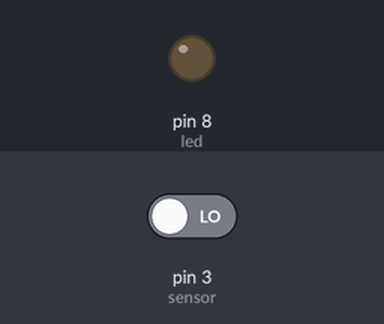
Recording of a sketch running on a simulated Arduino Uno, built with avr-gcc and run on an emulated ATmega328P. Parts: output pins drawn as LEDs (lit = HIGH). Inputs (shaded band) come from the test bench; at power-on: pin 3 (sensor) LOW. What the sketch prints to the serial monitor is not drawn.

Above: at 1.2 s.
1.3 s: pin 3 (sensor) driven HIGH
At 1.6 s:
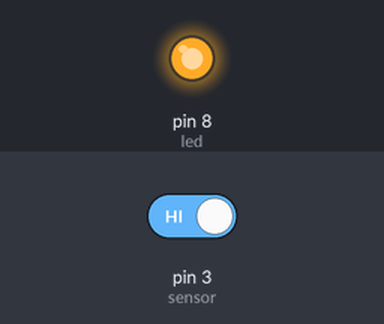
2.8 s: pin 3 (sensor) driven LOW
At 4.0 s:
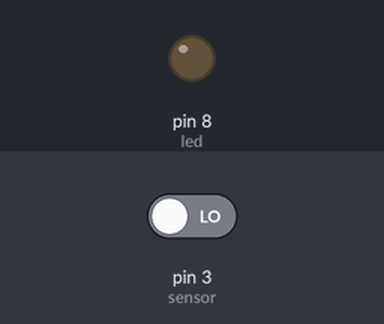
Timing chart, 0 to 5.8 s (numbered marks = the images above; inputs shaded):
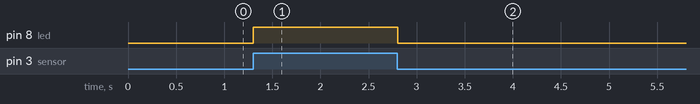

The sketch:

LIGHT_BLOCKING.ino
```cpp
int sensor = 3;
int led = 8;
int sensorState = 0;

void setup()
{
Serial.begin(9600);
pinMode(led, OUTPUT);
pinMode(sensor, INPUT);

}

void loop()
{
        sensorState = digitalRead(sensor);
        Serial.print(sensorState);

                if (sensorState == HIGH)
                  digitalWrite(led, HIGH);

                else
                 digitalWrite(led, LOW);
}
```

Measured:
- after the input at 1.3 s, pin 8 (led): LOW → HIGH at once
- after the input at 2.8 s, pin 8 (led): HIGH → LOW at once
